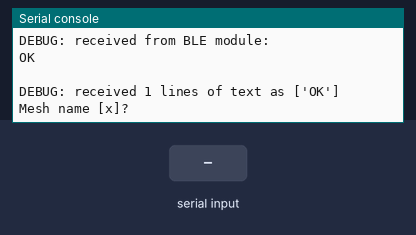
The program below on a simulated ESP32 board running MicroPython. On the bench: the last lines printed to the serial console. The test bench sets the inputs (shaded band). The modem accepts every AT command (registered, SIM ready, sends succeed) and sends nothing else; values from a settings file that is not in the repository are placeholders.

Above: at 1.5 s.
1.6 s: "Y" typed at the serial console, then Enter
At 2.8 s:
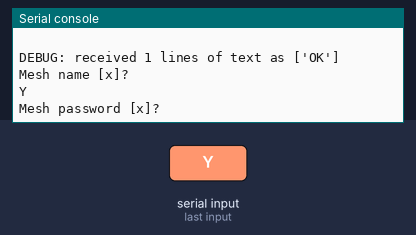
3.1 s: "y" typed at the serial console, then Enter
At 3.9 s:
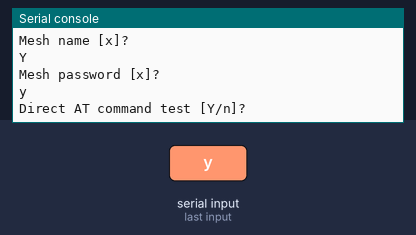
4.6 s: "end" typed at the serial console, then Enter
At 5.9 s:
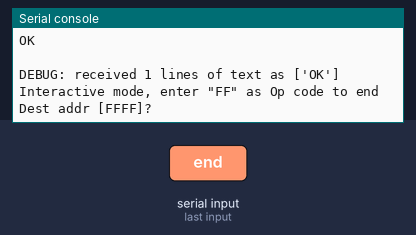
6.1 s: "r" typed at the serial console, then Enter
At 7.2 s:
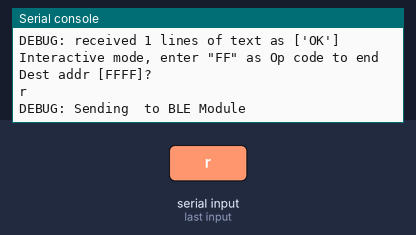
7.6 s: "s" typed at the serial console, then Enter
At 8.7 s:
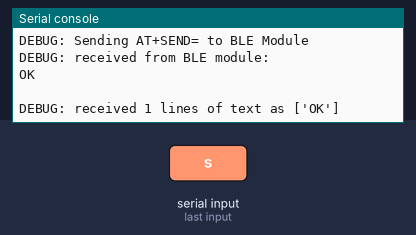
9.1 s: "FF" typed at the serial console, then Enter
At 9.7 s:
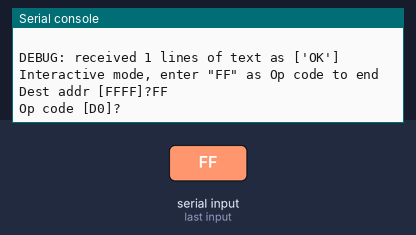

Measured:
- after the input at 1.6 s, the serial console: prints a new line at once (image 1)
- after the input at 3.1 s, the serial console: prints a new line at once (image 2)
- after the input at 4.6 s, the serial console: prints a new line at once (image 3)
- after the input at 6.1 s, the serial console: prints a new line at once (image 4)
- after the input at 7.6 s, the serial console: prints a new line at once (image 5)
- after the input at 9.1 s, the serial console: prints a new line at once (image 6)

The program:

uart_test.py
```python
import time
from machine import Pin, UART
import select
import secrets

DEBUG=True

DEFAULT_MESHNAME = secrets.DEFAULT_MESHNAME
DEFAULT_MESHPWD = secrets.DEFAULT_MESHPWD
SSID = secrets.SSID
PASS = secrets.PASS

DEFAULT_DSTADDR = "FFFF"
DEFAULT_OPCODE  = "D0"
DEFAULT_PARS    = "010000"

m_uart = UART(2, tx=18, rx=4)                         # init with given baudrate
m_uart.init(115200,bits=8,parity=None,stop=1,timeout=10)


poll = select.poll()
poll.register(m_uart, select.POLLIN)

def _send_command(cmd='AT'):
    if DEBUG: print("DEBUG: Sending %s to BLE Module" % cmd)
    m_uart.write(cmd + '\r\n')
    time.sleep(0.3)

def send_command(cmd):
    command = 'AT+'+cmd
    _send_command(command)

def checkBLEModule():
    _send_command()
    if not expect_reply():
        print("ERROR: Cannot get in touch with BLE module!")

def setMeshParams(name=DEFAULT_MESHNAME, pwd=DEFAULT_MESHPWD):
    send_command('MESHNAME=' + name)
    if not expect_reply('OK'):
        print("ERROR in setting Mesh Name")
        return False
    send_command('MESHPWD=' + pwd)
    if not expect_reply('OK'):
        print("ERROR in setting Mesh Password")
        return False
    return True

def expect_reply(reply='OK'):
    rpy = getReply(5)
    if rpy is None:
        return False
    for i in rpy:
        if i == reply:
            return True
    return False

def getReply(timeout=10):
    events = poll.poll(timeout)
    data = ''
    while (len(events) > 0):
        events = poll.poll(timeout)
        for file in events:
            # file is a tuple
            if file[0] == m_uart:
                ch = m_uart.read(1)
                #print('Got ', ch)
                data = data + chr(ch[0])

    if data is not '':
        # Show the byte as 2 hex digits then in the default way
        if DEBUG: print("DEBUG: received from BLE module: %s " % data)
        #print(data)
        reply = []
        lines = data.split('\r\n')
        for l in lines:
            if l is not '':
                reply.append(l)
        if DEBUG: print("DEBUG: received %d lines of text as %s" % (len(reply), reply))
        return reply

def mesh_send(dst=0x00, cmd=0xd0, data=[]):
    length = len(data)
    atcommand = 'SEND={:x},{:d},{:02x}'.format(dst, length+1, cmd)
    for d in data:
        atcommand = atcommand + '{:02x}'.format(d)
    send_command(atcommand)
    if not expect_reply('OK'):
        print("ERROR in sending to mesh")
        return False
    return True

def mesh_send_asc(dst, cmd, data):
    length = len(data)>>1
    atcommand = 'SEND={:s},{:s},{:s}{:s}'.format(dst, str(length), cmd, data)
    print("Sending to UART: %s" % atcommand)
    send_command(atcommand)
    if not expect_reply('OK'):
        print("ERROR in sending to mesh")
        return False
    return True

def _test_mesh_send(dst=0x00, cmd=0xd0, data=[]):
    length = len(data)
    atcommand = 'SEND={:0x},{:d},'.format(dst, length+1)
    atcommand = atcommand + chr(cmd)
    for d in data:
        atcommand = atcommand + chr(d)
    send_command(atcommand)
    if not expect_reply('OK'):
        print("ERROR in sending to mesh")
        return False
    return True

checkBLEModule()
atcmd = ''
Opcode = ''
Meshname = input('Mesh name [%s]?' % DEFAULT_MESHNAME)
if Meshname == '': Meshname = DEFAULT_MESHNAME
Meshpass = input('Mesh password [%s]?' % DEFAULT_MESHPWD)
if Meshpass == '': Meshpass = DEFAULT_MESHPWD
ans = input('Direct AT command test [Y/n]?')
if ans == 'Y' or ans == 'y' or ans == '':
    print('Direct mode, enter "end" to end')
    setMeshParams(name=Meshname, pwd=Meshpass)
    while atcmd is not 'end':
        atcmd = input('AT line: [FFFF,4,D0010000]')
        if atcmd == '': atcmd = 'AT+SEND=FFFF,4,D0010000'
        if atcmd == 'end': break
#        atcmd = 'SEND=' + atcmd
#        send_command(atcmd)
        _send_command(atcmd)
        getReply(6)
        time.sleep(1)
        getReply(3)
else:
    setMeshParams(name=Meshname, pwd=Meshpass)
    while Opcode is not 'FF':
        print('Interactive mode, enter "FF" as Op code to end')
        # Start input node
        Dstdev = input('Dest addr [%s]?' % DEFAULT_DSTADDR)
        if Dstdev == '': Dstdev = DEFAULT_DSTADDR
        if Dstdev[0] == 'r' or Dstdev[0] == 's':
            if Dstdev[0] == 'r':    # Raw AT line, send it as is
                atcmd = Dstdev[1:]
                _send_command(atcmd)
            else:
                atcmd = 'AT+SEND=' + Dstdev[1:]
                _send_command(atcmd)
        else:
            Opcode = input('Op code [%s]?' % DEFAULT_OPCODE)
            if Opcode == 'FF': break
            if Opcode == '': Opcode = DEFAULT_OPCODE
            Pars = input('Pars [%s]' % DEFAULT_PARS)
            if Pars == '': Pars = DEFAULT_PARS
            print('Sending to device %s with Opcode %s and Pars %s' % (Dstdev, Opcode, Pars))
            mesh_send_asc(dst=Dstdev, cmd=Opcode, data=Pars)
        getReply(3)
        time.sleep(1)
        getReply(3)


#send_command('SEND=7,10,e01102ffff')
#mesh_send(dst=0x07, cmd=0xe0, data=[0xff, 0xff])
#mesh_send(dst=0x07, cmd=0xd3, data=[0x03])
#_test_mesh_send(dst=0x07, cmd=0xd3, data=[0x11, 0x02, 0x03])
'''
lt = time.time()
while (time.time() - lt) < 10:
    getReply(3)
    time.sleep(0.25)
'''
```
